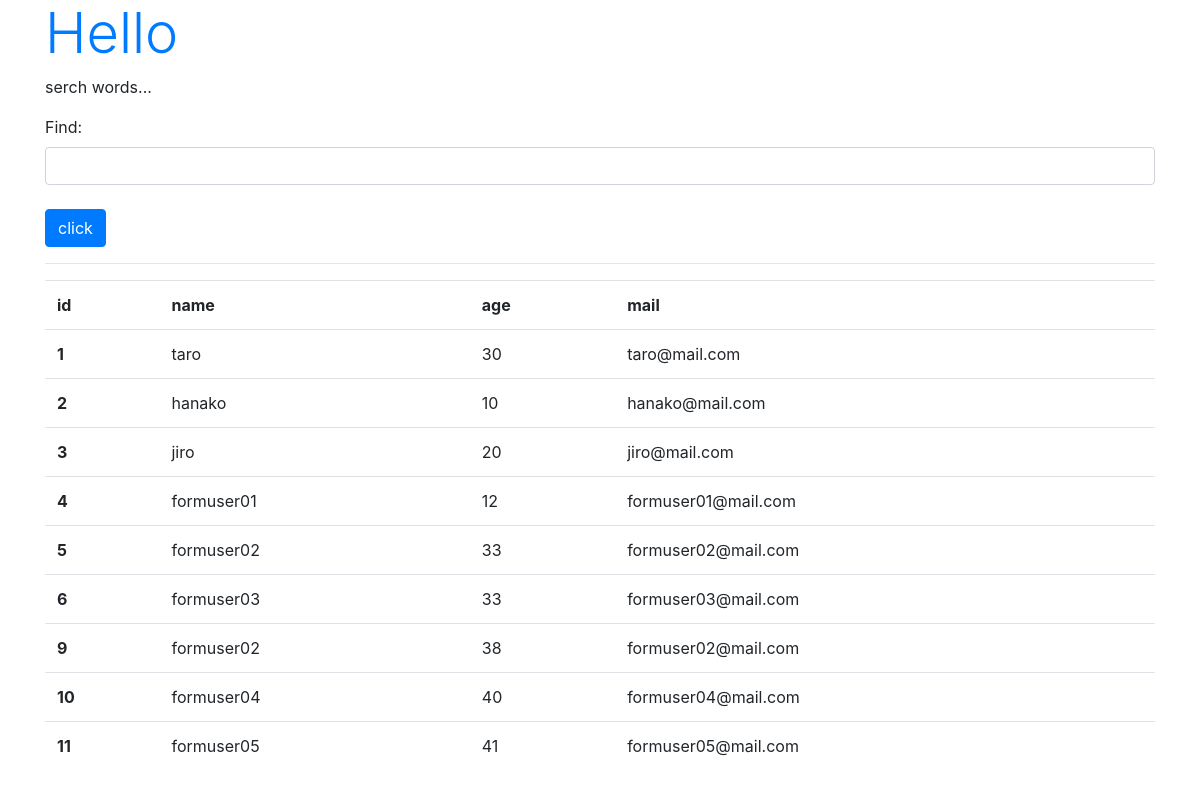
/hello/find, run on the app's committed database.
### hello/models.py (models this page shows, shortened)
class Friend(models.Model):
    name = models.CharField(max_length=100, \
        validators=[number_only])
    mail = models.EmailField(max_length=200)
    gender = models.BooleanField()
    age = models.IntegerField()
    birthday = models.DateField()

### hello/views.py (the view)
# urls.py: path('find', views.find, name='find'),
def find(request):
    if (request.method == 'POST'):
        msg = request.POST['find']
        form = FindForm(request.POST)
        sql = 'select * from hello_friend'
        if (msg != ''):
            sql += ' where ' + msg
        data = Friend.objects.raw(sql)
        msg = sql
    else:
        msg = 'serch words...'
        form = FindForm()
        data = Friend.objects.all()
    params = {
        'title': 'Hello',
        'message': msg,
        'form': form,
        'data': data,
    }
    return render(request, 'hello/find.html', params)

### hello/forms.py
class FindForm(forms.Form):
    find = forms.CharField(label='Find', required=False, \
        widget=forms.TextInput(attrs={'class':'form-control'}))

### hello/templates/hello/find.html (shortened to what this page needs)
{% load static %}
<!DOCTYPE html>
<html lang="ja">
<head>
    <link rel="stylesheet" href="https://stackpath.bootstrapcdn.com/bootstrap/4.3.1/css/bootstrap.min.css">
</head>
<body class="container">
    <h1 class="display-4 text-primary">{{title}}</h1>
    <p>{{ message|safe }}</p>
    <form action="{% url 'find' %}" method="POST">
        {{ form.as_p }}
        <tr><th></th><td>
            <input type="submit" value="click" class="btn btn-primary mt-2">
        </td></tr>
    </form>
    <hr>
    <table class="table">
        <tr>
            <th>id</th>
            <th>name</th>
            <th>age</th>
            <th>mail</th>
        </tr>
    {% for item in data %}
        <tr>
            <th>{{ item.id }}</th>
            <td>{{ item.name }}</td>
            <td>{{ item.age }}</td>
            <td>{{ item.mail }}</td>
        </tr>
    {% endfor %}
    </table>
</body>
</html>

### data on the page
Friend: id "1", name "taro", age "30", mail "taro@mail.com"
Friend: id "2", name "hanako", age "10", mail "hanako@mail.com"
Friend: id "3", name "jiro", age "20", mail "jiro@mail.com"
Friend: id "4", name "formuser01", age "12", mail "formuser01@mail.com"
Friend: id "5", name "formuser02", age "33", mail "formuser02@mail.com"
Friend: id "6", name "formuser03", age "33", mail "formuser03@mail.com"
Friend: id "9", name "formuser02", age "38", mail "formuser02@mail.com"
Friend: id "10", name "formuser04", age "40", mail "formuser04@mail.com"
Friend: id "11", name "formuser05", age "41", mail "formuser05@mail.com"

### other printed values
{{ title }} "Hello"
{{ message|safe }} "serch words..."
